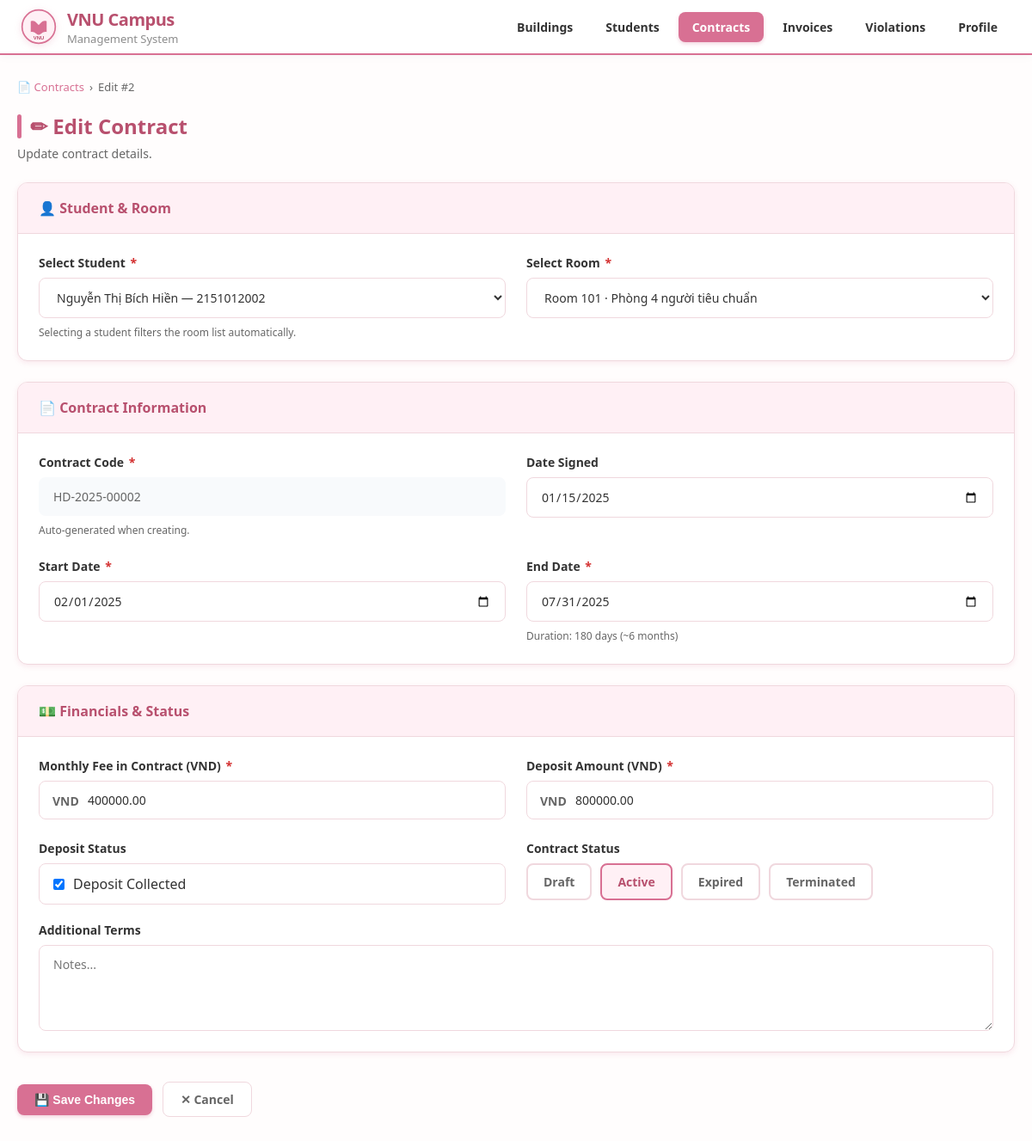
Page /ktx/ContractFormView.php?contract_id=2 on the committed database.
### tables this page shows
CREATE TABLE contracts (
    contract_id       INT           NOT NULL AUTO_INCREMENT,
    contract_code     VARCHAR(30)   NOT NULL UNIQUE,
    student_id        INT           NOT NULL,
    room_id           INT           NOT NULL,
    registration_id   INT           DEFAULT NULL,
     
    monthly_fee_snapshot DECIMAL(10,2) NOT NULL            COMMENT 'Giá tháng chốt lúc ký HĐ',
    start_date        DATE          NOT NULL,
    end_date          DATE          NOT NULL,
    deposit_amount    DECIMAL(10,2) NOT NULL DEFAULT 0,
    deposit_paid      TINYINT(1)    NOT NULL DEFAULT 0,
    deposit_paid_date DATE          DEFAULT NULL,
    terms             TEXT          DEFAULT NULL,
    signed_date       DATE          DEFAULT NULL,
    status_code       VARCHAR(50)   NOT NULL DEFAULT 'draft',
    termination_reason TEXT         DEFAULT NULL,
    terminated_at     DATETIME      DEFAULT NULL,
    created_at        DATETIME      NOT NULL DEFAULT CURRENT_TIMESTAMP,
    updated_at        DATETIME      NOT NULL DEFAULT CURRENT_TIMESTAMP ON UPDATE CURRENT_TIMESTAMP,
    created_by        INT           DEFAULT NULL,           
    updated_by        INT           DEFAULT NULL,           
    PRIMARY KEY (contract_id),
    FOREIGN KEY (student_id)      REFERENCES students(student_id)               ON DELETE CASCADE,
    FOREIGN KEY (room_id)         REFERENCES rooms(room_id)                     ON DELETE CASCADE,
    FOREIGN KEY (registration_id) REFERENCES room_registrations(registration_id) ON DELETE SET NULL,
    INDEX idx_status_code (status_code),
    INDEX idx_start_date  (start_date),
    INDEX idx_end_date    (end_date)
);

CREATE TABLE students (
    student_id     INT           NOT NULL AUTO_INCREMENT,
    user_id        INT           NOT NULL,
    student_code   VARCHAR(20)   NOT NULL UNIQUE           COMMENT 'MSSV',
    full_name      VARCHAR(100)  NOT NULL,
    date_of_birth  DATE          NOT NULL,
    gender         ENUM('male','female','other') NOT NULL,
    id_card        VARCHAR(20)   NOT NULL UNIQUE           COMMENT 'CCCD/CMND — [d] UNIQUE',
    faculty        VARCHAR(100)  NOT NULL,
    major          VARCHAR(100)  NOT NULL,
    intake_year    YEAR          NOT NULL,
    class_name     VARCHAR(30)   NOT NULL,
    hometown       VARCHAR(200)  DEFAULT NULL,
    address        VARCHAR(255)  DEFAULT NULL,
    parent_name    VARCHAR(100)  DEFAULT NULL,
    parent_phone   VARCHAR(15)   DEFAULT NULL UNIQUE,       
    health_status  TEXT          DEFAULT NULL,
    status_code    VARCHAR(50)   NOT NULL DEFAULT 'active' COMMENT 'Ref: statuses(student,code)',
    created_at     DATETIME      NOT NULL DEFAULT CURRENT_TIMESTAMP,
    updated_at     DATETIME      NOT NULL DEFAULT CURRENT_TIMESTAMP ON UPDATE CURRENT_TIMESTAMP,
    created_by     INT           DEFAULT NULL,              
    updated_by     INT           DEFAULT NULL,              
    PRIMARY KEY (student_id),
    FOREIGN KEY (user_id) REFERENCES users(user_id) ON DELETE CASCADE,
    INDEX idx_student_code (student_code),
    INDEX idx_faculty      (faculty),
    INDEX idx_status_code  (status_code)
);

### ktx/ContractFormView.php (the view, shortened to what this page needs)
<?php
$host = 'localhost'; $db = 'campus_final'; $user = 'root'; $pass = ''; $charset = 'utf8mb4';
try {
    $pdo = new PDO("mysql:host=$host;dbname=$db;charset=$charset", $user, $pass, [
        PDO::ATTR_ERRMODE            => PDO::ERRMODE_EXCEPTION,
        PDO::ATTR_DEFAULT_FETCH_MODE => PDO::FETCH_ASSOC,
        PDO::ATTR_EMULATE_PREPARES   => false,
    ]);
} catch (PDOException $e) {
    die('<p style="color:red">DB Connection Failed: ' . htmlspecialchars($e->getMessage()) . '</p>');
}
$contractId = filter_input(INPUT_GET, 'contract_id', FILTER_VALIDATE_INT);
$contract   = null;
$isEdit     = false;
if ($contractId) {
    $stmt = $pdo->prepare("
        SELECT c.*, s.full_name, s.student_code, s.faculty,
               r.room_number, b.building_name, rt.type_name, rt.price_per_month
        FROM contracts c
        JOIN students   s  ON s.student_id  = c.student_id
        JOIN rooms      r  ON r.room_id     = c.room_id
        JOIN buildings  b  ON b.building_id = r.building_id
        JOIN room_types rt ON rt.type_id    = r.type_id
        WHERE c.contract_id = ?
    ");
    $stmt->execute([$contractId]);
    $contract = $stmt->fetch();
    $isEdit   = (bool)$contract;
}
$students = $pdo->query("SELECT student_id, student_code, full_name, faculty, gender FROM students WHERE status_code = 'active' ORDER BY full_name")->fetchAll();
$roomsQuery = "
    SELECT r.room_id, r.room_number, r.floor, r.status_code AS room_status,
           rt.type_name, rt.price_per_month, b.building_name, b.gender_type
    FROM rooms r JOIN room_types rt ON rt.type_id = r.type_id JOIN buildings b ON b.building_id = r.building_id
    WHERE r.status_code != 'full' ";
if ($isEdit) $roomsQuery .= " OR r.room_id = " . (int)$contract['room_id'];
$roomsQuery .= " ORDER BY b.building_name, r.floor, r.room_number";
$rooms = $pdo->query($roomsQuery)->fetchAll();
$fStudentId    = $_POST['student_id']           ?? $contract['student_id']           ?? '';
$fRoomId       = $_POST['room_id']              ?? $contract['room_id']              ?? '';
$fContractCode = $_POST['contract_code']        ?? $contract['contract_code']        ?? '';
$fStart        = $_POST['start_date']           ?? $contract['start_date']           ?? '';
$fEnd          = $_POST['end_date']             ?? $contract['end_date']             ?? '';
$fDeposit      = $_POST['deposit_amount']       ?? $contract['deposit_amount']       ?? '0';
$fMonthlyFee   = $_POST['monthly_fee_snapshot'] ?? $contract['monthly_fee_snapshot'] ?? '';
$fDepositPaid  = $_POST['deposit_paid']         ?? $contract['deposit_paid']         ?? 0;
$fSignedDate   = $_POST['signed_date']          ?? $contract['signed_date']          ?? date('Y-m-d');
$fTerms        = $_POST['terms']                ?? $contract['terms']                ?? '';
$statusOptions = ['draft'=>'Draft','active'=>'Active'];
if ($isEdit) {
    $statusOptions['expired'] = 'Expired';
    $statusOptions['terminated'] = 'Terminated';
}
include 'header.php';
?>
<main class="page">
    <div class="breadcrumb">
        <a href="ContractListView.php">📄 Contracts</a>
        <span>›</span>
        <span><?= $isEdit ? 'Edit #' . $contractId : 'New Contract' ?></span>
    </div>
    <h1 class="page-title">
        <?= $isEdit ? '✏ Edit Contract' : '📋 Create New Contract' ?>
    </h1>
    <p class="page-desc"><?= $isEdit ? 'Update contract details.' : 'Fill in the information to create a new accommodation contract.' ?></p>
    <form method="POST" id="contractForm" novalidate>
        <div class="card">
            <div class="card-header"><h2>👤 Student & Room</h2></div>
            <div class="card-body">
                <div class="form-grid form-grid-2">
                    <div class="form-group">
                        <label class="form-label" for="student_id">Select Student <span class="required">*</span></label>
                        <select name="student_id" id="student_id" class="form-control" onchange="handleStudentChange()" required>
                            <?php foreach ($students as $sv): ?>
                            <option value="<?= $sv['student_id'] ?>" data-code="<?= $sv['student_code'] ?>" data-gender="<?= $sv['gender'] ?>" <?= (string)$fStudentId === (string)$sv['student_id'] ? 'selected' : '' ?>>
                                <?= htmlspecialchars($sv['full_name']) ?> — <?= $sv['student_code'] ?>
                            </option>
                            <?php endforeach; ?>
                        </select>
                        <div class="form-hint">Selecting a student filters the room list automatically.</div>
                    </div>
                    <div class="form-group">
                        <label class="form-label" for="room_id">Select Room <span class="required">*</span></label>
                        <select name="room_id" id="room_id" class="form-control" onchange="autoGenCode()" required>
                            <?php
                            $curB = '';
                            foreach ($rooms as $r):
                                if ($r['building_name'] !== $curB):
                                    if ($curB !== '') echo '</optgroup>';
                                    echo '<optgroup label="🏢 ' . htmlspecialchars($r['building_name']) . '" data-bgender="' . $r['gender_type'] . '">';
                                    $curB = $r['building_name'];
                                endif;
                            ?>
                            <option value="<?= $r['room_id'] ?>" data-rnum="<?= $r['room_number'] ?>" data-price="<?= (float)$r['price_per_month'] ?>" <?= (string)$fRoomId === (string)$r['room_id'] ? 'selected' : '' ?>>
                                Room <?= htmlspecialchars($r['room_number']) ?> · <?= htmlspecialchars($r['type_name']) ?>
                            </option>
                            <?php endforeach; if ($curB !== '') echo '</optgroup>'; ?>
                        </select>
                    </div>
                </div>
            </div>
        </div>
        <div class="card">
            <div class="card-header"><h2>📄 Contract Information</h2></div>
            <div class="card-body">
                <div class="form-grid form-grid-2">
                    <div class="form-group">
                        <label class="form-label">Contract Code <span class="required">*</span></label>
                        <input type="text" name="contract_code" id="contract_code" class="form-control" value="<?= htmlspecialchars($fContractCode) ?>" required <?= $isEdit ? 'readonly' : '' ?>>
                        <div class="form-hint">Auto-generated when creating.</div>
                    </div>
                    <div class="form-group">
                        <label class="form-label">Date Signed</label>
                        <input type="date" name="signed_date" class="form-control" value="<?= htmlspecialchars($fSignedDate) ?>">
                    </div>
                    <div class="form-group">
                        <label class="form-label">Start Date <span class="required">*</span></label>
                        <input type="date" name="start_date" id="start_date" class="form-control" value="<?= htmlspecialchars($fStart) ?>" onchange="calcDuration()" required>
                    </div>
                    <div class="form-group">
                        <label class="form-label">End Date <span class="required">*</span></label>
                        <input type="date" name="end_date" id="end_date" class="form-control" value="<?= htmlspecialchars($fEnd) ?>" onchange="calcDuration()" required>
                        <div class="form-hint" id="durationHint"></div>
                    </div>
                </div>
            </div>
        </div>
        <div class="card">
            <div class="card-header"><h2>💵 Financials & Status</h2></div>
            <div class="card-body">
                <div class="form-grid form-grid-2">
                    <div class="form-group">
                        <label class="form-label">Monthly Fee in Contract (VND) <span class="required">*</span></label>
                        <div class="pfx-wrap">
                            <span class="pfx">VND</span>
                            <input type="number" name="monthly_fee_snapshot" id="monthly_fee_snapshot" class="form-control" value="<?= htmlspecialchars($fMonthlyFee) ?>" required>
                        </div>
                    </div>
                    <div class="form-group">
                        <label class="form-label">Deposit Amount (VND) <span class="required">*</span></label>
                        <div class="pfx-wrap">
                            <span class="pfx">VND</span>
                            <input type="number" name="deposit_amount" class="form-control" value="<?= htmlspecialchars($fDeposit) ?>" required>
                        </div>
                    </div>
                    <div class="form-group">
                        <label class="form-label">Deposit Status</label>
                        <label class="check-row">
                            <input type="checkbox" name="deposit_paid" value="1" <?= $fDepositPaid ? 'checked' : '' ?>>
                            <span>Deposit Collected</span>
                        </label>
                    </div>
                    <div class="form-group">
                        <label class="form-label">Contract Status</label>
                        <div class="status-group">
                            <?php foreach ($statusOptions as $val => $label): ?>
                            <label class="s-label" for="s_<?= $val ?>"><?= $label ?></label>
                            <?php endforeach; ?>
                        </div>
                    </div>
                </div>
                <div class="form-group" style="margin-top:20px">
                    <label class="form-label">Additional Terms</label>
                    <textarea name="terms" class="form-control" placeholder="Notes..."><?= htmlspecialchars($fTerms) ?></textarea>
                </div>
            </div>
        </div>
        <div class="form-actions">
            <button type="submit" class="btn btn-primary btn-lg"><?= $isEdit ? '💾 Save Changes' : '✅ Create Contract' ?></button>
            <a href="ContractListView.php" class="btn btn-ghost btn-lg">✕ Cancel</a>
        </div>
    </form>
</main>
</body>
</html>

### rows in the picture
contracts: student_id "Nguyễn Thị Bích Hiền — 2151012002", room_id "Room 101 · Phòng 4 người tiêu chuẩn", contract_code "HD-2025-00002", signed_date "01/15/2025", start_date "02/01/2025", end_date "07/31/2025", monthly_fee_snapshot "400000.00", deposit_amount "800000.00", deposit_paid "☑"

### other values in the picture
$contractId "2"
$label "Draft"
$label "Active"
$label "Expired"
$label "Terminated"
